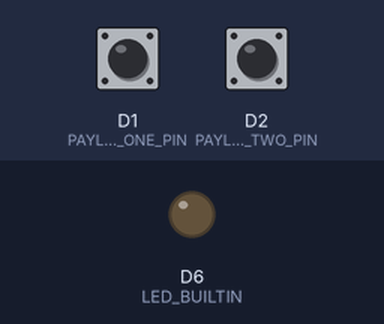
The program below on a simulated Arduino MKR. Parts: output pins drawn as LEDs (lit = HIGH). Inputs (shaded band) come from the test bench; at power-on: D1 (PAYLOAD_ONE_PIN) HIGH, D2 (PAYLOAD_TWO_PIN) HIGH. Storage starts empty; what the program prints to the serial monitor is not drawn.

Above: at 3.1 s.
At 5.32 s:
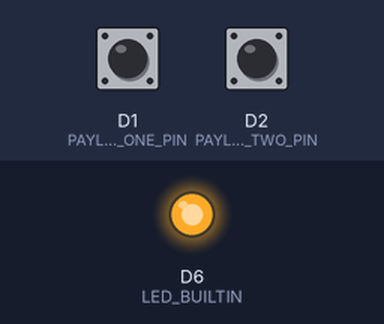
Timing chart, 0 to 5.7 s (numbered marks = the images above):
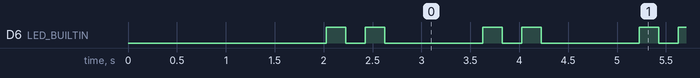

Measured:
- by itself, D6 (LED_BUILTIN): repeats every 1.6 s: HIGH 0.20 s, LOW 1.0 s, HIGH 0.20 s, LOW 0.20 s
- by itself, everything shown: repeats every 1.6 s, in 4 steps

The program:

main.cpp
```cpp
#include <Arduino.h>
#include <Keyboard.h>
#include <SD.h>
#include "BeeScript.h"

/*****************
 * Configuration *
 *****************/

const String PAYLOAD_ONE_FILE = "one.txt";
const String PAYLOAD_TWO_FILE = "two.txt";

#ifndef PAYLOAD_ONE_PIN
constexpr int PAYLOAD_ONE_PIN = 1;
#endif
#ifndef PAYLOAD_TWO_PIN
constexpr int PAYLOAD_TWO_PIN = 2;
#endif
#ifndef BUTTON_PIN
constexpr int BUTTON_PIN = 3;
#endif

/*******
 * Run *
 *******/

enum class Result {
    SUCCESS = 0,
    SD_ERROR = 1,
    FILE_ERROR = 2,
    SCRIPT_ERROR = 3,
};

Result runPayload(const String &file) {
    // Initialize the SD card.
    if (!SD.begin()) {
        return Result::SD_ERROR;
    }

    // Open the payload file.
    File dataFile = SD.open(file, FILE_READ);
    if (!dataFile) {
        return Result::FILE_ERROR;
    }

    // Read the file contents and close it.
    const String script = dataFile.readString();
    dataFile.close();

    // Execute the script.
    Keyboard.begin();
    return BeeScript::run(script) ? Result::SUCCESS : Result::SCRIPT_ERROR;
}

Result runDebug() {
    Result status = Result::SUCCESS;

    // Begin serial output, wait a bit to ensure the monitor is ready.
    Serial.begin(9600);
    delay(2000);
    Serial.println("Hello from BeeZero");

    // Check if the SD card can be read.
    Serial.print("SD initialization... ");
    if (!SD.begin()) {
        Serial.println("failed");
        status = Result::SD_ERROR;
    } else {
        Serial.println("done");

        // Check if the payload scripts exist.
        const bool oneExists = SD.exists(PAYLOAD_ONE_FILE);
        Serial.print("Payload one file (" + PAYLOAD_ONE_FILE + ")... ");
        Serial.println(oneExists ? "exists" : "not found");
        const bool twoExists = SD.exists(PAYLOAD_TWO_FILE);
        Serial.print("Payload two file (" + PAYLOAD_TWO_FILE + ")... ");
        Serial.println(twoExists ? "exists" : "not found");

        if (!oneExists || !twoExists) {
            status = Result::FILE_ERROR;
        }
    }

    Serial.println("All checks done");
    return status;
}

/***********
 * Arduino *
 ***********/

Result status = Result::SUCCESS;

void led(const bool on) {
#ifndef LED_INVERTED
    const int val = on ? HIGH : LOW;
#else
    const int val = on ? LOW : HIGH;
#endif
    digitalWrite(LED_BUILTIN, val);
}

void setup() {
    // Initialize the pins.
    pinMode(LED_BUILTIN, OUTPUT);
    pinMode(PAYLOAD_ONE_PIN, INPUT_PULLUP);
    pinMode(PAYLOAD_TWO_PIN, INPUT_PULLUP);
    pinMode(BUTTON_PIN, INPUT_PULLUP);

    // Read the payload mode and execute.
    if (digitalRead(PAYLOAD_ONE_PIN) == LOW) {
        status = runPayload(PAYLOAD_ONE_FILE);
    } else if (digitalRead(PAYLOAD_TWO_PIN) == LOW) {
        status = runPayload(PAYLOAD_TWO_FILE);
    } else {
        status = runDebug();
    }

    led(true);
}

void loop() {
    // On success, do nothing.
    if (status == Result::SUCCESS) {
        delay(1);
        return;
    }

    // If an error occurred, blink.
    const int blinks = (int) status;
    for (int i = 0; i < blinks; i++) {
        led(true);
        delay(200);
        led(false);
        delay(200);
    }
    delay(800);
}
```
